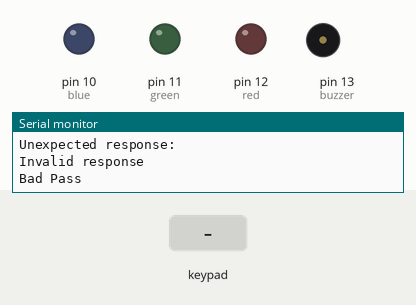
Recording of a sketch running on a simulated Arduino Mega 2560, built with avr-gcc and run on an emulated ATmega2560. Shown: output pins drawn as LEDs (lit = HIGH), buzzer (waves = sounding), the last lines printed to the serial monitor. The inputs (shaded band) are chosen by the test bench. WiFi joins after 1.5 s; servers stay silent unless stated; uploads are accepted with an empty reply; pins used as bus, display or sensor lines are not drawn.

Above: at 5.9 s.
6.0 s: keypad keys 8 7 6 5 pressed 0.4 s apart
At 8.6 s:
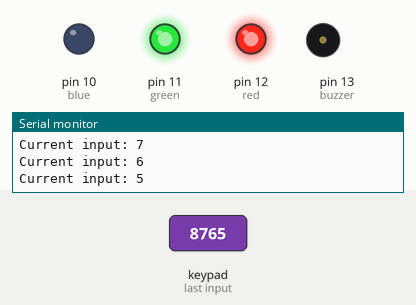
9.1 s: keypad keys 8 7 6 5 # pressed 0.4 s apart
At 11.0 s:
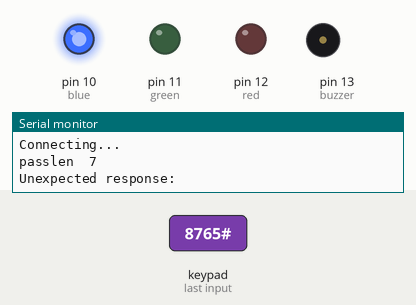
12.6 s: key '*' pressed
At 13.6 s:
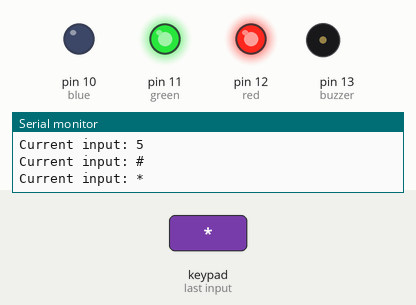
Timing chart, 0 to 28.2 s (numbered marks = the images above; inputs shaded):
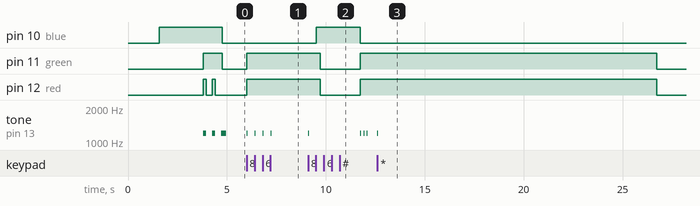

Measured:
- after the input at 6.0 s, pin 11 (green), pin 12 (red): LOW → HIGH at once; tone on pin 13 (buzzer): alternates 1200 Hz for 0.05 s and silent for 0.35 s, 8 changes in all, then stays silent, starting at once
- after the input at 9.1 s, pin 10 (blue): LOW → HIGH after 0.41 s, → LOW 2.2 s later; pin 11 (green), pin 12 (red): HIGH → LOW after 0.61 s, → HIGH 2.0 s later; tone on pin 13 (buzzer): plays 1200 Hz for 0.05 s, 1200 Hz for 0.05 s, 1200 Hz for 0.05 s, 1200 Hz for 0.05 s, starting at once
- after the input at 12.6 s, tone on pin 13 (buzzer): silent → 1200 Hz at once, → silent 0.05 s later

The sketch:

MINI_PRO_MINI_KEYP_V3.ino
```cpp
#include <TimerOne.h>
#include "WiFiEsp.h"
#include <Keypad.h>
//#include <WiFi101.h>
#define pl 20
#include <ArduinoJson.h>
// Emulate Serial1 on pins 6/7 if not present
#ifndef HAVE_HWSERIAL1
#include "SoftwareSerial.h"
SoftwareSerial Serial1(A0, A1); // RX, TX
#endif
char ssid[] = "EnFBR#Zd3z47r3jhobPxj6%UX1vusLI1";            // your network SSID (name)
char pass[] = "KVArXhpTqqQOJ*WJ$dqF*7OKyeI1$NLQt&$o1!NcoHx58!gS2vgery4uRFj345r";        // your network password
int status = WL_IDLE_STATUS;     // the Wifi radio's status
int passlen = 13;
int passlen1;
int red = 12;
int blue = 10;
int green = 11;
int buzzer = 13;
int interruptCounter = 0;
//int door = 9;
int code;
String initStat = "";
String usestat = "";
char Data[pl];
const char* statusresult;
char ID[] = "TINY.KEYP.proto";
byte data_count = 0;
byte mac[6];
bool Pass_is_good;
char customKey;
const byte ROWS = 4;
const byte COLS = 3;
char keys[ROWS][COLS] = {
  {'1', '2', '3'},
  {'4', '5', '6'},
  {'7', '8', '9'},
  {'*', '0', '#'}
};
byte rowPins[ROWS] = {
  8, 7, 6, 5
};
byte colPins[COLS] = {
  4, 3, 2
};
Keypad customKeypad( makeKeymap(keys), rowPins, colPins, ROWS, COLS);
char server[] = "10.2.1.8";

unsigned long lastConnectionTime = 0;         // last time you connected to the server, in milliseconds
const unsigned long postingInterval = 10000L; // delay between updates, in milliseconds

// Initialize the Ethernet client object
WiFiEspClient client;
//WiFiSSLClient client;
void setup()
{

  // initialize serial for debugging
  Serial.begin(9600);
  // initialize serial for ESP module
  Serial1.begin(9600);
  // initialize ESP module
  WiFi.init(&Serial1);
  //pinMode(5, OUTPUT);
  pinMode(blue, OUTPUT);
  pinMode(green, OUTPUT);
  pinMode(red, OUTPUT);
  pinMode(buzzer, OUTPUT);
  digitalWrite(blue, LOW);
  digitalWrite(red, LOW);
  digitalWrite(green, LOW);
  digitalWrite(buzzer, HIGH);
  Serial.println("KEYPAD SYSTEM");
  // check for the presence of the shield
  if (WiFi.status() == WL_NO_SHIELD) {
    Serial.println("WiFi shield not present");
    // don't continue
    while (true);
  }

  // attempt to connect to WiFi network
  while ( status != WL_CONNECTED) {
    Serial.print("Attempting to connect to WPA SSID: ");
    Serial.println(ssid);
    // Connect to WPA/WPA2 network
    status = WiFi.begin(ssid, pass);
  }

  Timer1.initialize();

  Serial.println("You're connected to the network");

  printWifiStatus();
  httpInit();
}


void interruptCallback() {
  if (interruptCounter == 2) {
    data_count = 0;
    interruptCounter = 0;
    initialStatus();
    clearData();
    Serial.println("Changed to white now");
    Timer1.detachInterrupt();
    Serial.println("Timer Detached");
  }
  else {
    interruptCounter++;
  }
}

void loop()
{
  digitalWrite(buzzer, HIGH);
  // if there's incoming data from the net connection send it out the serial port
  // this is for debugging purposes only
  while (client.available()) {
    char c = client.read();
    Serial.write(c);
  }

  // if 10 seconds have passed since your last connection,
  // then connect again and send data
  if (millis() - lastConnectionTime > postingInterval) {

  }
  if (data_count < passlen - 1)
  {
    digitalWrite(buzzer, HIGH);
    customKey = customKeypad.getKey();
    if (data_count == 0 && customKeypad.isPressed(customKey))
    {
      Timer1.attachInterrupt(interruptCallback, 5000000);
      Serial.println("Timer Attached");
    }


    if (customKey)
    {
      //digitalWrite(buzzer, LOW);
      tone(buzzer, 1200, 50);
      digitalWrite(buzzer, HIGH);
      digitalWrite(green, HIGH);
      digitalWrite(red, HIGH);
      digitalWrite(blue, LOW);
      Data[data_count] = customKey; // store char into data array
      Serial.print("Current input: ");
      Serial.println(Data[data_count]); // print char at said cursor
      data_count++; // increment data array by 1 to store new char, also keep track of the number of chars entered
    }
  }


  if (Data[0] == '*')
  {
    passlen = 13;
    if (data_count == passlen - 1) {
      Timer1.detachInterrupt();
      Serial.println("Timer detached");
      httpInit();
    }
  }

  else
  {
    passlen = 7;
    if (data_count == passlen - 1) {
      Timer1.detachInterrupt();
      Serial.println("Timer detached");
      httpRequest();
    }

  }
}


// this method makes a HTTP connection to the server


void httpInit() {

    noTone(buzzer);
    digitalWrite(blue, HIGH);
    digitalWrite(buzzer, HIGH);
    //  client.stop();
    Serial.println("HTTP INIT");
    // if there's a successful connection
    if (client.connect(server, 80)) {
      digitalWrite(green, LOW);
      digitalWrite(red, LOW);
      Serial.println("");
      Serial.println("Connecting...");
      client.print(F("GET /api/v1/closed/access/pad/use"));
      client.print("?ip=");
      client.print(WiFi.localIP());
      {
        WiFi.macAddress(mac);
        client.print("&mac=");
        client.print(mac[5], HEX);
        client.print(":");
        client.print(mac[4], HEX);
        client.print(":");
        client.print(mac[3], HEX);
        client.print(":");
        client.print(mac[2], HEX);
        client.print(":");
        client.print(mac[1], HEX);
        client.print(":");
        client.print(mac[0], HEX);
      }
      client.print("&action=register");
      client.print("&code=");
      client.print(Data);
      client.println();

      Serial.print("passlen  ");
      Serial.println(passlen);
      // note the time that the connection was made
      lastConnectionTime = millis();
      char status[132] = {0};
      client.readBytesUntil('\r', status, sizeof(status));
      if (strcmp(status, "HTTP/1.1 200 OK") != 0) {
        Serial.print(F("Unexpected response: "));
        Serial.println(status);
        clearData();
      }
      char endOfHeaders[] = "\r\n\r\n";
      if (!client.find(endOfHeaders)) {
        Serial.println(F("Invalid response"));

      }
      const size_t bufferSize = JSON_OBJECT_SIZE(2) + 30;
      DynamicJsonBuffer jsonBuffer(bufferSize);
      const char* json = "{\"passlength\":4,\"status\":error}";
      JsonObject& root = jsonBuffer.parseObject(status);
      passlen1 = root["length"];
      const char* statusresult = root["status"];
      initStat = statusresult;
      if (initStat == "success")
      {
        passlen = passlen1 + 1;
        Serial.println ("check equaled");
        digitalWrite(green, HIGH);
        digitalWrite(red, HIGH);
        validPass();
      }
      else
      {
        digitalWrite(green, HIGH);
        digitalWrite(red, HIGH);
        badPass();
      }
    }
    else{
      Serial.println("No connection fam");
    }
    clearData();
}
void httpRequest() {
  noTone(buzzer);
  digitalWrite(blue, HIGH);
  digitalWrite(buzzer, HIGH);
  Serial.println("HTTP REQUEST");
  if (data_count == passlen - 1 )
  {
    client.stop();
    // if there's a successful connection
    if (client.connect(server, 80)) {
      digitalWrite(green, LOW);
      digitalWrite(red, LOW);
      Serial.println("");
      Serial.println("Connecting...");
      client.print(F("GET /api/v1/closed/access/pad/use"));
      client.print("?ip=");
      client.print(WiFi.localIP());
      {
        WiFi.macAddress(mac);
        client.print("&mac=");
        client.print(mac[5], HEX);
        client.print(":");
        client.print(mac[4], HEX);
        client.print(":");
        client.print(mac[3], HEX);
        client.print(":");
        client.print(mac[2], HEX);
        client.print(":");
        client.print(mac[1], HEX);
        client.print(":");
        client.print(mac[0], HEX);
      }
      client.print("&action=use");
      client.print("&code=");
      client.print(Data);
      client.println();
      Serial.print("passlen  ");
      Serial.println(passlen);
      // note the time that the connection was made
      lastConnectionTime = millis();
      char status[132] = {0};
      client.readBytesUntil('\r', status, sizeof(status));
      if (strcmp(status, "HTTP/1.1 200 OK") != 0) {
        Serial.print(F("Unexpected response: "));
        Serial.println(status);
        clearData();
      }
      char endOfHeaders[] = "\r\n\r\n";
      if (!client.find(endOfHeaders)) {
        Serial.println(F("Invalid response"));

      }
      const size_t bufferSize = JSON_OBJECT_SIZE(2) + 30;
      DynamicJsonBuffer jsonBuffer(bufferSize);
      JsonObject& root = jsonBuffer.parseObject(status);
      passlen1 = root["length"];
      passlen = passlen1 + 1;
      const char* statusresultuse = root["status"];
      usestat = statusresultuse;
      if (usestat == "error")
      {
        digitalWrite(green, HIGH);
        digitalWrite(red, HIGH);
        badPass();
      }
      if (usestat == "success")
      {
        digitalWrite(green, HIGH);
        digitalWrite(red, HIGH);
        validPass();
      }
    }
    else {
      Serial.println("No connection fam");
    }

    clearData();
  }

}

void clearData()
{
  while (data_count != 0)
  { // This can be used for any array size,
    Data[data_count--] = 0; //clear array for new data
    clearData();
  }
  return;

}
void badPass()
{
  Timer1.detachInterrupt();
  digitalWrite(red, LOW);
  tone(buzzer, 1200, 150);
  digitalWrite(red, HIGH);
  delay(150);
  digitalWrite(red, LOW);
  delay(300);
  tone(buzzer, 1200, 150);
  digitalWrite(red, HIGH);
  delay(150);
  digitalWrite(red, LOW);;
  delay(300);
  tone(buzzer, 1200, 250);
  delay(50);
  digitalWrite(red, HIGH);
  digitalWrite(buzzer, HIGH);
  Serial.println("Bad Pass");
  initialStatus();
}

void validPass()
{
  Timer1.detachInterrupt();
  digitalWrite(green, LOW);
  tone(buzzer, 1800, 50);
  digitalWrite(green, HIGH);
  delay(50);
  digitalWrite(green, LOW);
  delay(50);
  digitalWrite(green, HIGH);
  tone(buzzer, 1800, 50);
  delay(50);
  digitalWrite(green, LOW);
  delay(50);
  digitalWrite(green, HIGH);
  tone(buzzer, 1800, 50);
  delay(50);
  digitalWrite(green, LOW);
  delay(50);
  digitalWrite(green, HIGH);
  digitalWrite(buzzer, HIGH);
  Serial.println("Valid Pass");
  initialStatus();
}
void initialStatus() {
  digitalWrite(blue, LOW);
  digitalWrite(red, LOW);
  digitalWrite(green, LOW);
}
void printWifiStatus()
{
  // print the SSID of the network you're attached to
  Serial.print("SSID: ");
  Serial.println(WiFi.SSID());

  // print your WiFi shield's IP address
  IPAddress ip = WiFi.localIP();
  Serial.print("IP Address: ");
  Serial.println(ip);

  // print the received signal stre ngth
  long rssi = WiFi.RSSI();
  Serial.print("Signal strength (RSSI):");
  Serial.print(rssi);
  Serial.println(" dBm");
}
```
